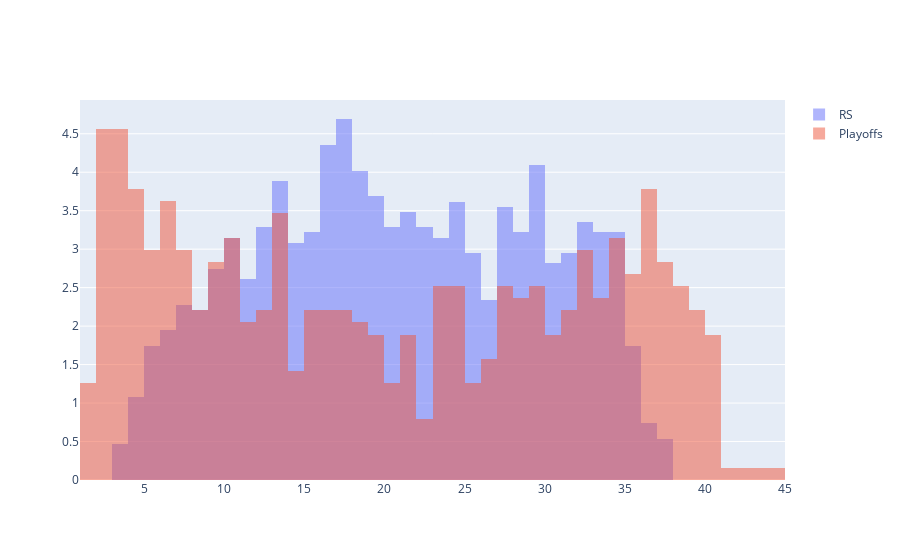

The code cell stored with this chart in its notebook:
### Code cell
fig = go.Figure()
fig.add_trace(go.Histogram(x=hist_data(rs_df,50,5), histnorm='percent', 
                           name='RS', xbins={'start':0, 'end':46,'size':1}))
fig.add_trace(go.Histogram(x=hist_data(playoffs_df,5,1),histnorm='percent',
                           name='Playoffs',xbins={'start':0, 'end':46,'size':1}))
fig.update_layout(barmode='overlay')
fig.update_traces(opacity=0.5)
fig.show()

### Figure 1 — Plotly figure (JSON) as saved in the notebook; plotly's stock layout.template omitted (floating-point values rounded to 4 significant figures; data arrays with more than 128 entries replaced by an {"elided": "..."} marker saying what was removed)
{"data": [{"histnorm": "percent", "name": "RS", "opacity": 0.5, "type": "histogram", "x": {"elided": "1492 float values"}, "xbins": {"end": 46, "size": 1, "start": 0}}, {"histnorm": "percent", "name": "Playoffs", "opacity": 0.5, "type": "histogram", "x": {"elided": "635 float values"}, "xbins": {"end": 46, "size": 1, "start": 0}}], "layout": {"autosize": true, "barmode": "overlay", "xaxis": {"autorange": true, "range": [1, 45], "type": "linear"}, "yaxis": {"autorange": true, "range": [0, 4.939]}}}
